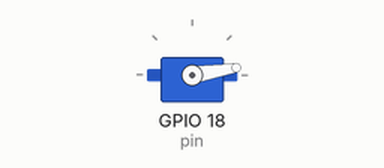
Recording of a program running on a simulated Raspberry Pi (BCM pin numbers). On the bench: servo. Servo angles are drawn from the pulse width (0.5 ms = 0°, 2.5 ms = 180°).

Above: at 0.05 s.
At 0.75 s:
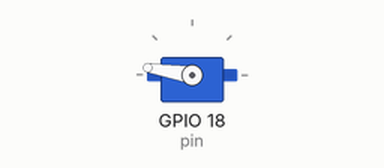
At 1.5 s:
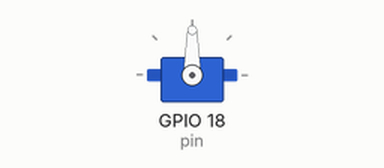
Timing chart, 0 to 3.5 s (numbered marks = the images above):
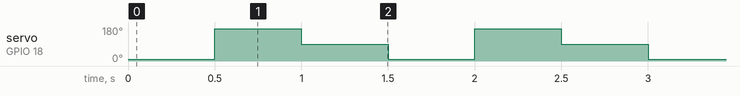

Measured:
- by itself, servo on GPIO 18 (pin): repeats every 1.5 s: 90° 0.50 s, 9° 0.50 s, 171° 0.50 s

The program:

servo_test.py
```python
import RPi.GPIO as GPIO
import time

pin = 18 # PWM pin num 18
switch = 21
switch1 = 23

GPIO.setmode(GPIO.BCM)
GPIO.setup(pin, GPIO.OUT)

GPIO.setup(switch, GPIO.IN, pull_up_down=GPIO.PUD_DOWN)
GPIO.setup(switch1, GPIO.IN, pull_up_down=GPIO.PUD_DOWN)

p = GPIO.PWM(pin, 50)
p.start(0)
cnt = 0
c = 0

try:
    while 1:
        p.ChangeDutyCycle(3)
        time.sleep(0.5)
        p.ChangeDutyCycle(12)
        time.sleep(0.5)
        p.ChangeDutyCycle(7.5)
        time.sleep(0.5)
        c = c + 0.3
        #if c >= 10:
        #    break

        #if GPIO.input(21) == 0:
        #    break
        #if GPIO.input(23) == 0:
        #    break


except KeyboardInterrupt:
    p.stop()
    GPIO.cleanup()
```
